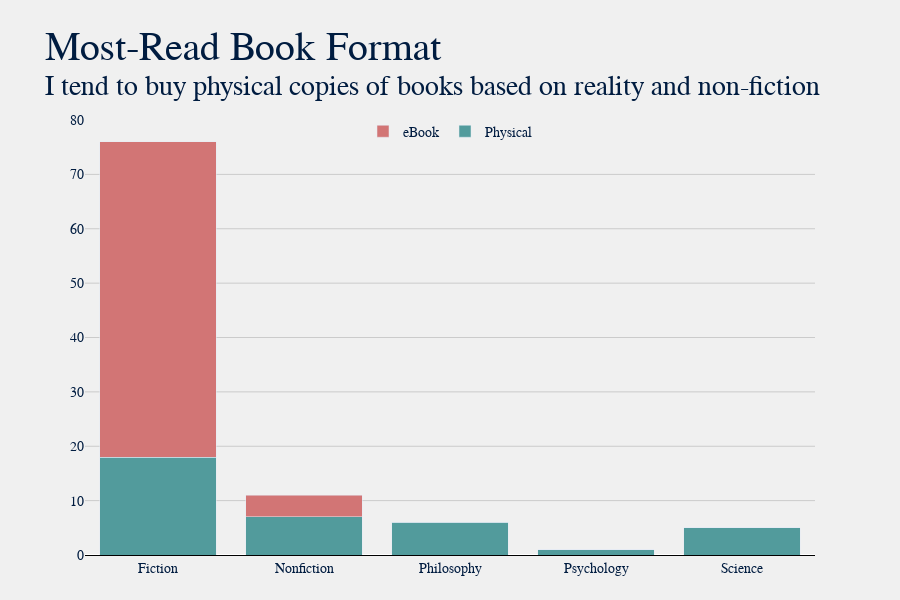

Notebook code for this chart:
### Markdown cell above
### Do I prefer physical books, or eBooks?

In general I prefer physical books - but the reason I've read so many eBooks is because I used to be an expat in South Korea, and it was simply a matter of convenience that I have a Kindle instead of a bunch of physical books. I was moving between apartments relatively often, and apartments in Seoul can be [rather small](https://www.statista.com/statistics/644523/south-korea-living-space-per-person/), so I had limited space. Currently, I tend to buy physical books when they are more science-based, while I have more fiction books in eBook format.

### Code cell
physical = (df[df['Format'] == 'Physical'].groupby('Genre')['Title']
            .count()
            .reset_index()
            .rename(columns={'Title':'Physical'}))
ebook = (df[df['Format'] == 'eBook'].groupby('Genre')['Title']
         .count()
         .reset_index()
         .rename(columns={'Title':'eBook'}))

format_df = pd.concat([physical, ebook['eBook']], axis=1).fillna(0).set_index('Genre')
format_df = format_df.convert_dtypes()

title = "Most-Read Book Format"
sub = f"I tend to buy physical copies of books based on reality and non-fiction"
plot.gen_stacked_bar_graph(format_df, title, sub)

### Figure 1 — Plotly figure (JSON) as saved in the notebook; plotly's stock layout.template omitted (floating-point values rounded to 4 significant figures)
{"data": [{"customdata": ["Physical", "Physical", "Physical", "Physical", "Physical"], "hovertemplate": "<b>%{customdata}</b>: %{y}<extra></extra>", "marker": {"color": "#529b9c"}, "name": "Physical", "type": "bar", "x": ["Fiction", "Nonfiction", "Philosophy", "Psychology", "Science"], "y": [18, 7, 6, 1, 5]}, {"customdata": ["eBook", "eBook", "eBook", "eBook", "eBook"], "hovertemplate": "<b>%{customdata}</b>: %{y}<extra></extra>", "marker": {"color": "#d27575"}, "name": "eBook", "type": "bar", "x": ["Fiction", "Nonfiction", "Philosophy", "Psychology", "Science"], "y": [58, 4, 0, 0, 0]}], "layout": {"barmode": "stack", "font": {"color": "#001c40", "family": "Baskerville", "size": 14}, "height": 600, "hoverlabel": {"font": {"size": 16}}, "legend": {"orientation": "h", "x": 0.5, "xanchor": "center", "y": 1.01, "yanchor": "top"}, "margin": {"b": 45, "l": 85, "r": 85, "t": 120}, "paper_bgcolor": "#f0f0f0", "plot_bgcolor": "#f0f0f0", "showlegend": true, "title": {"font": {"color": "#001c40", "family": "Baskerville, Bold", "size": 40}, "text": "Most-Read Book Format<br><sup>I tend to buy physical copies of books based on reality and non-fiction"}, "xaxis": {"gridcolor": "#cbcbcb", "linecolor": "black", "showgrid": false, "showline": true, "title": {}}, "yaxis": {"gridcolor": "#cbcbcb", "linecolor": "black", "showgrid": true, "showline": false, "showticklabels": true, "title": {}}}}
